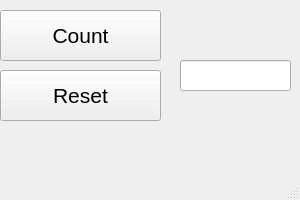
<?xml version="1.0" encoding="UTF-8"?>
<ui version="4.0">
 <class>MainWindow</class>
 <widget class="QMainWindow" name="MainWindow">
  <property name="geometry">
   <rect>
    <x>0</x>
    <y>0</y>
    <width>300</width>
    <height>200</height>
   </rect>
  </property>
  <property name="minimumSize">
   <size>
    <width>300</width>
    <height>200</height>
   </size>
  </property>
  <property name="maximumSize">
   <size>
    <width>300</width>
    <height>200</height>
   </size>
  </property>
  <property name="baseSize">
   <size>
    <width>300</width>
    <height>200</height>
   </size>
  </property>
  <property name="font">
   <font>
    <pointsize>16</pointsize>
   </font>
  </property>
  <property name="windowTitle">
   <string>MainWindow</string>
  </property>
  <widget class="QWidget" name="centralwidget">
   <widget class="QPushButton" name="countButton">
    <property name="geometry">
     <rect>
      <x>0</x>
      <y>10</y>
      <width>161</width>
      <height>51</height>
     </rect>
    </property>
    <property name="text">
     <string>Count</string>
    </property>
   </widget>
   <widget class="QLineEdit" name="numberBox">
    <property name="geometry">
     <rect>
      <x>180</x>
      <y>60</y>
      <width>111</width>
      <height>31</height>
     </rect>
    </property>
    <property name="text">
     <string/>
    </property>
   </widget>
   <widget class="QPushButton" name="resetButton">
    <property name="geometry">
     <rect>
      <x>0</x>
      <y>70</y>
      <width>161</width>
      <height>51</height>
     </rect>
    </property>
    <property name="text">
     <string>Reset</string>
    </property>
   </widget>
  </widget>
  <widget class="QMenuBar" name="menubar">
   <property name="geometry">
    <rect>
     <x>0</x>
     <y>0</y>
     <width>300</width>
     <height>34</height>
    </rect>
   </property>
  </widget>
  <widget class="QStatusBar" name="statusbar"/>
 </widget>
 <resources/>
 <connections/>
</ui>
